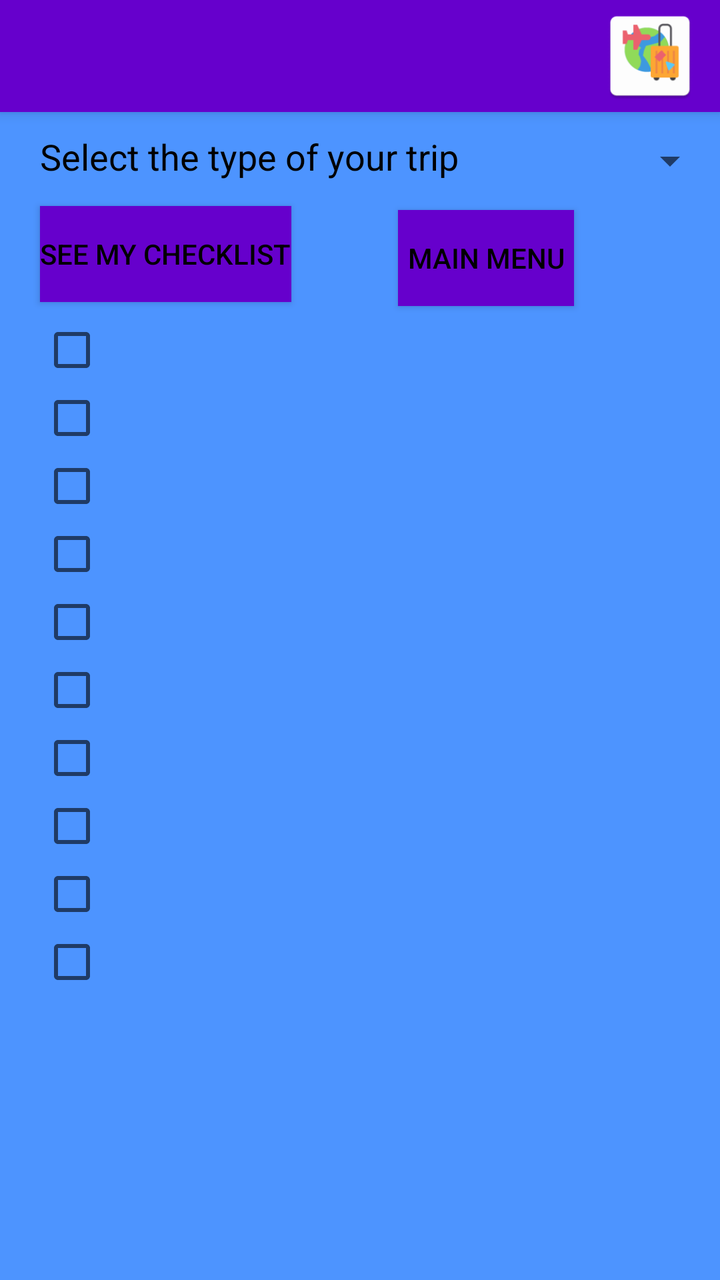
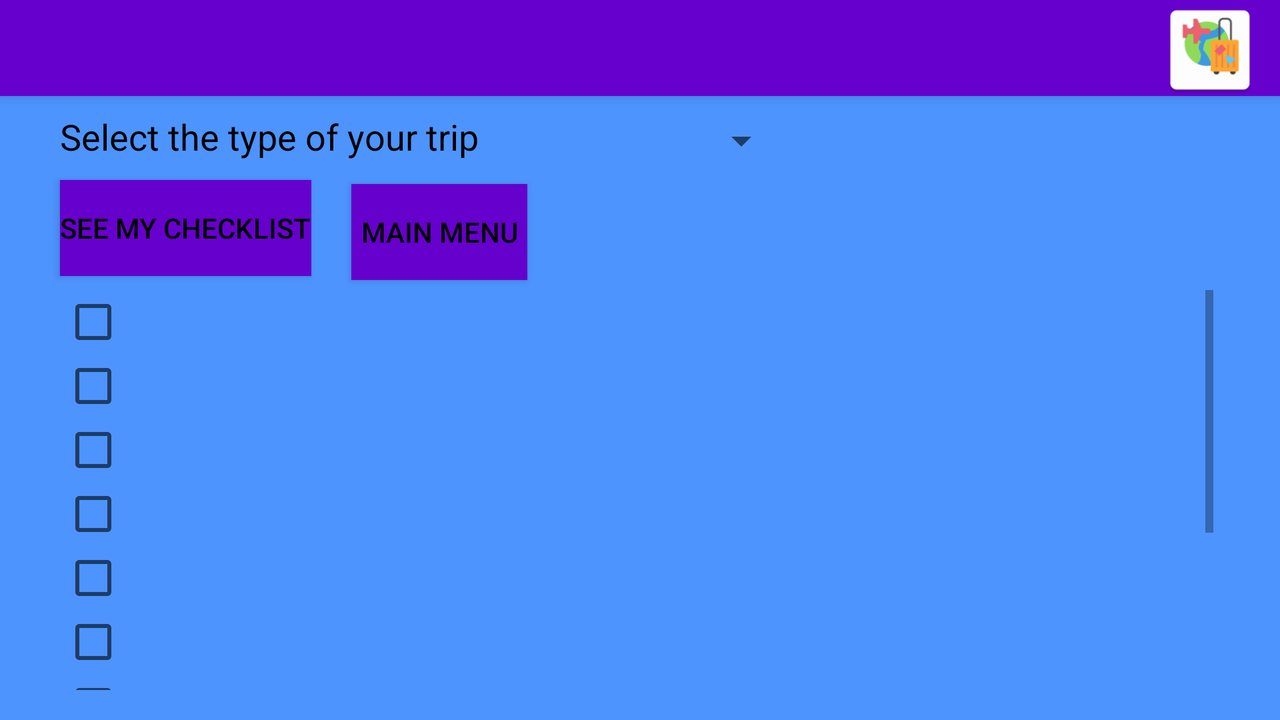

The same Android screen from two of the app's own layout files: first res/layout/ as a phone draws it, then the repository's variant for another configuration, drawn on a device whose configuration selects that folder. Both files follow.
<!-- AndroidManifest.xml: application theme Theme.AppCompat.Light.NoActionBar -->
<!-- res/layout/activity_checklist.xml -->
<?xml version="1.0" encoding="utf-8"?>
<androidx.constraintlayout.widget.ConstraintLayout xmlns:android="http://schemas.android.com/apk/res/android"
    xmlns:app="http://schemas.android.com/apk/res-auto"
    xmlns:tools="http://schemas.android.com/tools"
    android:layout_width="match_parent"
    android:layout_height="match_parent"
    android:background="@color/linkBlue">

    <androidx.appcompat.widget.Toolbar
        android:id="@+id/my_toolbar"
        android:layout_width="match_parent"
        android:layout_height="?attr/actionBarSize"
        android:background="@color/Purple2"
        android:elevation="4dp"
        android:theme="@style/ThemeOverlay.AppCompat.ActionBar"
        app:layout_constraintTop_toTopOf="parent"
        app:popupTheme="@style/ThemeOverlay.AppCompat.Light">

        <ImageView
            android:id="@+id/toolbar_icon"
            android:layout_width="50dp"
            android:layout_height="50dp"
            android:layout_gravity="right"
            android:layout_marginRight="10dp"
            android:contentDescription="TODO"
            android:src="@mipmap/new_icon"
            tools:layout_editor_absoluteX="181dp"
            tools:layout_editor_absoluteY="4dp" />
    </androidx.appcompat.widget.Toolbar>

    <Spinner
        android:id="@+id/type_spinner"
        android:layout_width="131dp"
        android:layout_height="29dp"
        android:layout_marginStart="8dp"
        android:layout_marginTop="10dp"
        android:layout_marginEnd="15dp"
        app:layout_constraintEnd_toEndOf="parent"
        app:layout_constraintStart_toEndOf="@+id/textView"
        app:layout_constraintTop_toBottomOf="@+id/my_toolbar" />

    <TextView
        android:id="@+id/textView"
        android:layout_width="214dp"
        android:layout_height="27dp"
        android:layout_marginStart="20dp"
        android:layout_marginTop="10dp"
        android:text="Select the type of your trip"
        android:textAppearance="@style/TextAppearance.AppCompat.Medium"
        android:textColor="@color/black"
        app:layout_constraintStart_toStartOf="parent"
        app:layout_constraintTop_toBottomOf="@+id/my_toolbar" />

    <Button
        android:id="@+id/seeChecklist_button"
        android:layout_width="wrap_content"
        android:layout_height="wrap_content"
        android:layout_marginStart="20dp"
        android:layout_marginTop="10dp"
        android:background="@color/Purple2"
        android:onClick="generateChecklist"
        android:text="See my checklist"
        android:textColor="@android:color/black"
        app:layout_constraintStart_toStartOf="parent"
        app:layout_constraintTop_toBottomOf="@+id/textView" />

    <Button
        android:id="@+id/return_button"
        android:layout_width="wrap_content"
        android:layout_height="wrap_content"
        android:layout_marginTop="10dp"
        android:layout_marginEnd="20dp"
        android:background="@color/Purple2"
        android:onClick="returnToMainMenu"
        android:text="Main menu"
        android:textColor="@android:color/black"
        app:layout_constraintEnd_toEndOf="parent"
        app:layout_constraintStart_toEndOf="@+id/seeChecklist_button"
        app:layout_constraintTop_toBottomOf="@+id/type_spinner" />

    <CheckBox
        android:id="@+id/checkBox1"
        android:layout_width="wrap_content"
        android:layout_height="wrap_content"
        android:layout_marginStart="20dp"
        android:layout_marginTop="8dp"
        android:textAppearance="@style/TextAppearance.AppCompat.Medium"
        android:textColor="@color/black"
        app:layout_constraintStart_toStartOf="parent"
        app:layout_constraintTop_toBottomOf="@+id/seeChecklist_button" />

    <CheckBox
        android:id="@+id/checkBox2"
        android:layout_width="wrap_content"
        android:layout_height="wrap_content"
        android:layout_marginStart="20dp"
        android:layout_marginTop="2dp"
        android:textAppearance="@style/TextAppearance.AppCompat.Medium"
        android:textColor="@color/black"
        app:layout_constraintStart_toStartOf="parent"
        app:layout_constraintTop_toBottomOf="@+id/checkBox1" />

    <CheckBox
        android:id="@+id/checkBox3"
        android:layout_width="wrap_content"
        android:layout_height="wrap_content"
        android:layout_marginStart="20dp"
        android:layout_marginTop="2dp"
        android:textAppearance="@style/TextAppearance.AppCompat.Medium"
        android:textColor="@color/black"
        app:layout_constraintStart_toStartOf="parent"
        app:layout_constraintTop_toBottomOf="@+id/checkBox2" />

    <CheckBox
        android:id="@+id/checkBox4"
        android:layout_width="wrap_content"
        android:layout_height="wrap_content"
        android:layout_marginStart="20dp"
        android:layout_marginTop="2dp"
        android:textAppearance="@style/TextAppearance.AppCompat.Medium"
        android:textColor="@color/black"
        app:layout_constraintStart_toStartOf="parent"
        app:layout_constraintTop_toBottomOf="@+id/checkBox3" />

    <CheckBox
        android:id="@+id/checkBox5"
        android:layout_width="wrap_content"
        android:layout_height="wrap_content"
        android:layout_marginStart="20dp"
        android:layout_marginTop="2dp"
        android:textAppearance="@style/TextAppearance.AppCompat.Medium"
        android:textColor="@color/black"
        app:layout_constraintStart_toStartOf="parent"
        app:layout_constraintTop_toBottomOf="@+id/checkBox4" />

    <CheckBox
        android:id="@+id/checkBox6"
        android:layout_width="wrap_content"
        android:layout_height="wrap_content"
        android:layout_marginStart="20dp"
        android:layout_marginTop="2dp"
        android:textAppearance="@style/TextAppearance.AppCompat.Medium"
        android:textColor="@color/black"
        app:layout_constraintStart_toStartOf="parent"
        app:layout_constraintTop_toBottomOf="@+id/checkBox5" />

    <CheckBox
        android:id="@+id/checkBox7"
        android:layout_width="wrap_content"
        android:layout_height="wrap_content"
        android:layout_marginStart="20dp"
        android:layout_marginTop="2dp"
        android:textAppearance="@style/TextAppearance.AppCompat.Medium"
        android:textColor="@color/black"
        app:layout_constraintStart_toStartOf="parent"
        app:layout_constraintTop_toBottomOf="@+id/checkBox6" />

    <CheckBox
        android:id="@+id/checkBox8"
        android:layout_width="wrap_content"
        android:layout_height="wrap_content"
        android:layout_marginStart="20dp"
        android:layout_marginTop="2dp"
        android:textAppearance="@style/TextAppearance.AppCompat.Medium"
        android:textColor="@color/black"
        app:layout_constraintStart_toStartOf="parent"
        app:layout_constraintTop_toBottomOf="@+id/checkBox7" />

    <CheckBox
        android:id="@+id/checkBox9"
        android:layout_width="wrap_content"
        android:layout_height="wrap_content"
        android:layout_marginStart="20dp"
        android:layout_marginTop="2dp"
        android:textAppearance="@style/TextAppearance.AppCompat.Medium"
        android:textColor="@color/black"
        app:layout_constraintStart_toStartOf="parent"
        app:layout_constraintTop_toBottomOf="@+id/checkBox8" />

    <CheckBox
        android:id="@+id/checkBox10"
        android:layout_width="wrap_content"
        android:layout_height="wrap_content"
        android:layout_marginStart="20dp"
        android:layout_marginTop="2dp"
        android:textAppearance="@style/TextAppearance.AppCompat.Medium"
        android:textColor="@color/black"
        app:layout_constraintStart_toStartOf="parent"
        app:layout_constraintTop_toBottomOf="@+id/checkBox9" />
</androidx.constraintlayout.widget.ConstraintLayout>
<!-- resources referenced by this layout -->
<resources>
  <color name="Purple2">#6600CC </color>
  <color name="black">#FF000000</color>
  <color name="linkBlue">#4d94ff</color>
  <!-- mipmap new_icon: png bitmap (mipmap-hdpi, 2816 bytes) -->
</resources>
<!-- res/layout-land/activity_checklist.xml (the repository's variant of the layout above) -->
<!-- drawn on the phone turned sideways -->
<?xml version="1.0" encoding="utf-8"?>
<androidx.constraintlayout.widget.ConstraintLayout xmlns:android="http://schemas.android.com/apk/res/android"
    xmlns:app="http://schemas.android.com/apk/res-auto"
    xmlns:tools="http://schemas.android.com/tools"
    android:layout_width="match_parent"
    android:layout_height="match_parent"
    android:background="@color/linkBlue">

    <androidx.appcompat.widget.Toolbar
        android:id="@+id/my_toolbar"
        android:layout_width="match_parent"
        android:layout_height="?attr/actionBarSize"
        android:background="@color/Purple2"
        android:elevation="4dp"
        android:theme="@style/ThemeOverlay.AppCompat.ActionBar"
        app:layout_constraintTop_toTopOf="parent"
        app:popupTheme="@style/ThemeOverlay.AppCompat.Light">

        <ImageView
            android:id="@+id/toolbar_icon"
            android:layout_width="50dp"
            android:layout_height="50dp"
            android:layout_gravity="right"
            android:layout_marginRight="10dp"
            android:contentDescription="TODO"
            android:src="@mipmap/new_icon"
            tools:layout_editor_absoluteX="181dp"
            tools:layout_editor_absoluteY="4dp" />
    </androidx.appcompat.widget.Toolbar>

    <Spinner
        android:id="@+id/type_spinner"
        android:layout_width="131dp"
        android:layout_height="29dp"
        android:layout_marginStart="8dp"
        android:layout_marginTop="8dp"
        android:layout_marginEnd="15dp"
        app:layout_constraintEnd_toEndOf="parent"
        app:layout_constraintHorizontal_bias="0.048"
        app:layout_constraintStart_toEndOf="@+id/textView"
        app:layout_constraintTop_toBottomOf="@+id/my_toolbar" />

    <TextView
        android:id="@+id/textView"
        android:layout_width="214dp"
        android:layout_height="27dp"
        android:layout_marginStart="30dp"
        android:layout_marginTop="8dp"
        android:text="Select the type of your trip"
        android:textAppearance="@style/TextAppearance.AppCompat.Medium"
        android:textColor="@color/black"
        app:layout_constraintStart_toStartOf="parent"
        app:layout_constraintTop_toBottomOf="@+id/my_toolbar" />

    <Button
        android:id="@+id/seeChecklist_button"
        android:layout_width="wrap_content"
        android:layout_height="wrap_content"
        android:layout_marginStart="30dp"
        android:layout_marginTop="7dp"
        android:background="@color/Purple2"
        android:onClick="generateChecklist"
        android:text="See my checklist"
        android:textColor="@android:color/black"
        app:layout_constraintStart_toStartOf="parent"
        app:layout_constraintTop_toBottomOf="@+id/textView" />

    <Button
        android:id="@+id/return_button"
        android:layout_width="wrap_content"
        android:layout_height="wrap_content"
        android:layout_marginTop="7dp"
        android:layout_marginEnd="20dp"
        android:background="@color/Purple2"
        android:onClick="returnToMainMenu"
        android:text="Main menu"
        android:textColor="@android:color/black"
        app:layout_constraintEnd_toEndOf="parent"
        app:layout_constraintHorizontal_bias="0.053"
        app:layout_constraintStart_toEndOf="@+id/seeChecklist_button"
        app:layout_constraintTop_toBottomOf="@+id/type_spinner" />

    <ScrollView
        android:layout_width="596dp"
        android:layout_height="200dp"
        android:layout_marginTop="5dp"
        android:fillViewport="true"
        app:layout_constraintEnd_toEndOf="parent"
        app:layout_constraintHorizontal_bias="0.239"
        app:layout_constraintStart_toStartOf="parent"
        app:layout_constraintTop_toBottomOf="@+id/return_button">

        <LinearLayout
            android:layout_width="match_parent"
            android:layout_height="match_parent"
            android:orientation="vertical">

            <CheckBox
                android:id="@+id/checkBox1"
                android:layout_width="wrap_content"
                android:layout_height="wrap_content"
                android:layout_marginStart="20dp"
                android:textAppearance="@style/TextAppearance.AppCompat.Medium"
                android:textColor="@color/black"
                app:layout_constraintStart_toStartOf="parent"
                app:layout_constraintTop_toBottomOf="@+id/seeChecklist_button" />

            <CheckBox
                android:id="@+id/checkBox2"
                android:layout_width="wrap_content"
                android:layout_height="wrap_content"
                android:layout_marginStart="20dp"
                android:textAppearance="@style/TextAppearance.AppCompat.Medium"
                android:textColor="@color/black"
                app:layout_constraintStart_toStartOf="parent"
                app:layout_constraintTop_toBottomOf="@+id/checkBox1" />

            <CheckBox
                android:id="@+id/checkBox3"
                android:layout_width="wrap_content"
                android:layout_height="wrap_content"
                android:layout_marginStart="20dp"
                android:textAppearance="@style/TextAppearance.AppCompat.Medium"
                android:textColor="@color/black"
                app:layout_constraintStart_toStartOf="parent"
                app:layout_constraintTop_toBottomOf="@+id/checkBox2" />

            <CheckBox
                android:id="@+id/checkBox4"
                android:layout_width="wrap_content"
                android:layout_height="wrap_content"
                android:layout_marginStart="20dp"
                android:textAppearance="@style/TextAppearance.AppCompat.Medium"
                android:textColor="@color/black"
                app:layout_constraintStart_toStartOf="parent"
                app:layout_constraintTop_toBottomOf="@+id/checkBox3" />

            <CheckBox
                android:id="@+id/checkBox5"
                android:layout_width="wrap_content"
                android:layout_height="wrap_content"
                android:layout_marginStart="20dp"
                android:textAppearance="@style/TextAppearance.AppCompat.Medium"
                android:textColor="@color/black"
                app:layout_constraintStart_toStartOf="parent"
                app:layout_constraintTop_toBottomOf="@+id/checkBox4" />

            <CheckBox
                android:id="@+id/checkBox6"
                android:layout_width="wrap_content"
                android:layout_height="wrap_content"
                android:layout_marginStart="20dp"
                android:textAppearance="@style/TextAppearance.AppCompat.Medium"
                android:textColor="@color/black"
                app:layout_constraintStart_toStartOf="parent"
                app:layout_constraintTop_toBottomOf="@+id/checkBox5" />

            <CheckBox
                android:id="@+id/checkBox7"
                android:layout_width="wrap_content"
                android:layout_height="wrap_content"
                android:layout_marginStart="20dp"
                android:textAppearance="@style/TextAppearance.AppCompat.Medium"
                android:textColor="@color/black"
                app:layout_constraintStart_toStartOf="parent"
                app:layout_constraintTop_toBottomOf="@+id/checkBox6" />

            <CheckBox
                android:id="@+id/checkBox8"
                android:layout_width="wrap_content"
                android:layout_height="wrap_content"
                android:layout_marginStart="20dp"
                android:textAppearance="@style/TextAppearance.AppCompat.Medium"
                android:textColor="@color/black"
                app:layout_constraintStart_toStartOf="parent"
                app:layout_constraintTop_toBottomOf="@+id/checkBox7" />

            <CheckBox
                android:id="@+id/checkBox9"
                android:layout_width="wrap_content"
                android:layout_height="wrap_content"
                android:layout_marginStart="20dp"
                android:textAppearance="@style/TextAppearance.AppCompat.Medium"
                android:textColor="@color/black"
                app:layout_constraintStart_toStartOf="parent"
                app:layout_constraintTop_toBottomOf="@+id/checkBox8" />

            <CheckBox
                android:id="@+id/checkBox10"
                android:layout_width="wrap_content"
                android:layout_height="wrap_content"
                android:layout_marginStart="20dp"
                android:layout_marginBottom="10dp"
                android:textAppearance="@style/TextAppearance.AppCompat.Medium"
                android:textColor="@color/black"
                app:layout_constraintStart_toStartOf="parent"
                app:layout_constraintTop_toBottomOf="@+id/checkBox9" />

        </LinearLayout>
    </ScrollView>
</androidx.constraintlayout.widget.ConstraintLayout>
